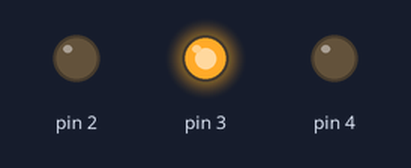
The sketch below on a simulated Arduino Uno, built with avr-gcc and run on an emulated ATmega328P. On the bench: output pins drawn as LEDs (lit = HIGH).

Above: at 0.1 s.
Timing chart, 0 to 1.6 s (numbered marks = the images above):
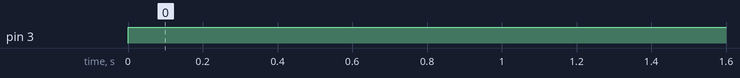

Measured:
- by itself, pin 3: LOW → HIGH at 0.00 s

The sketch:

motor_1_pulse.ino
```cpp
#define MOTOR_ENA1(pins) (pins)[0]
#define MOTOR_IN1(pins) (pins)[1]
#define MOTOR_IN2(pins) (pins)[2]

typedef int motor_t[3];

const int MOTOR_1[3] = {2,3,4};

void motor_forward(motor_t motor, int amount /* 0..255 */) {
  digitalWrite(MOTOR_IN1(motor), HIGH);
  digitalWrite(MOTOR_IN2(motor), LOW);
  analogWrite(MOTOR_ENA1(motor), amount);
}

void motor_brake(motor_t motor) {
  digitalWrite(MOTOR_IN1(motor), LOW);
  digitalWrite(MOTOR_IN2(motor), LOW);
  analogWrite(MOTOR_ENA1(motor), 0);
}

void setup() {
  pinMode(MOTOR_ENA1(MOTOR_1), OUTPUT);
  pinMode(MOTOR_IN1(MOTOR_1), OUTPUT);
  pinMode(MOTOR_IN2(MOTOR_1), OUTPUT);
}

void loop() {
  motor_forward(MOTOR_1, 25);
  delay(3000);
  motor_forward(MOTOR_1, 0);
  delay(3000);
}
```
